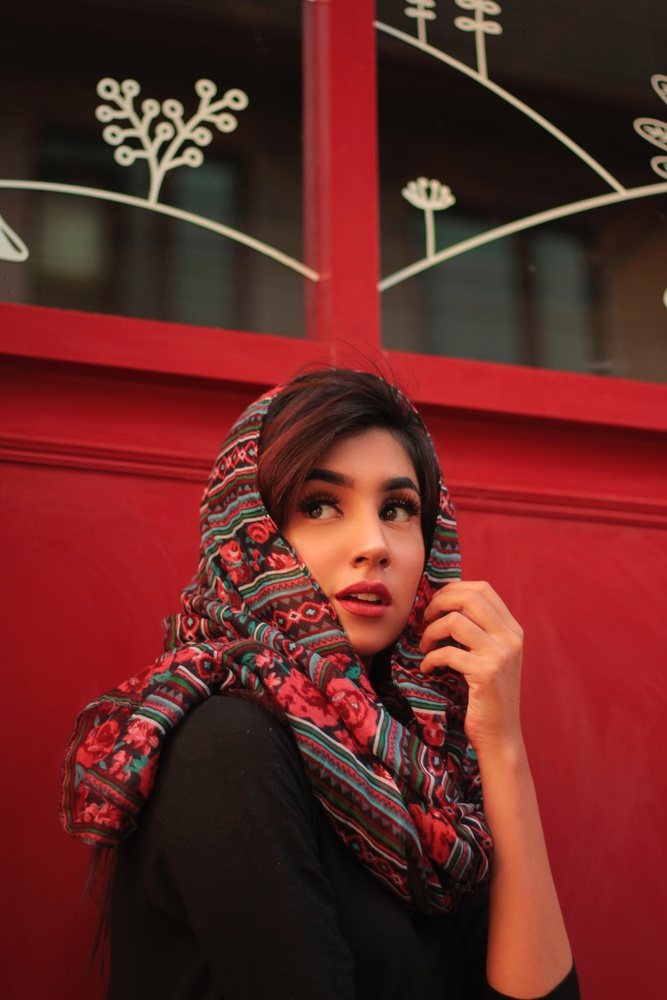
#> input picture woman.jpg, 667 x 1000 px, shrunk from 3456 x 5184 before the run
$ python test_images.py
#> lines starting #> are read from the running program, lines starting #| are printed output that depends on the picture
import cv2
img = cv2.imread(
    'woman.jpg', 0)
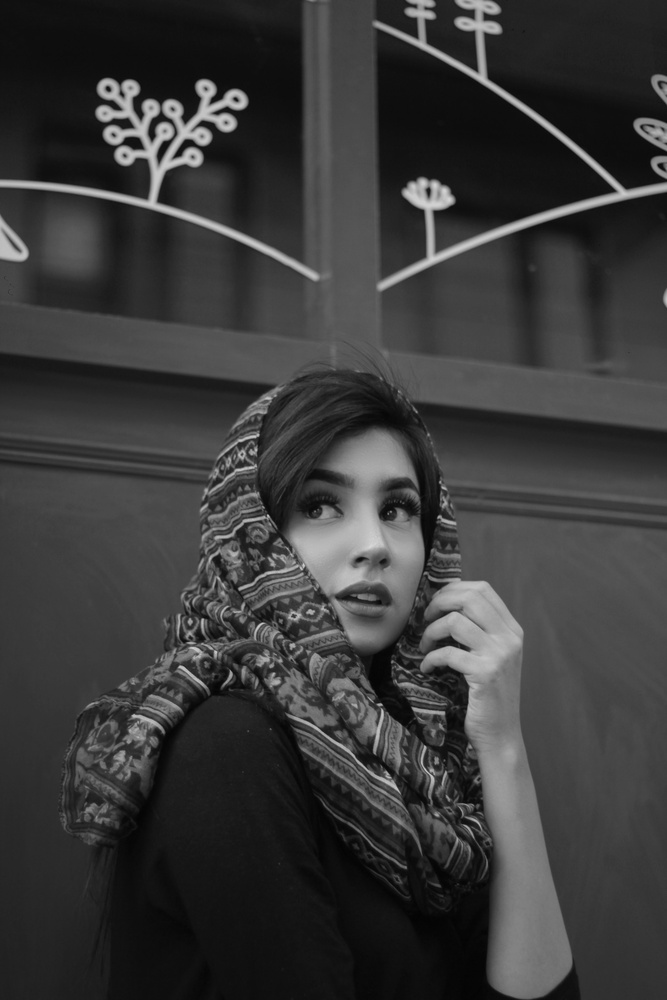
#> img: shape (1000, 667); min 2, max 216, mean 57.8
print(img)
#> (printed output is left out)
cv2.imshow('image', img)
k=cv2.waitKey(0)
#> (key Esc is pressed here)
if k==27:
    cv2.destroyAllWindows()
elif k==ord('s'):
    cv2.imwrite('copy_woman.jpg', img)

$ run again, with avengers.jpg copied over woman.jpg
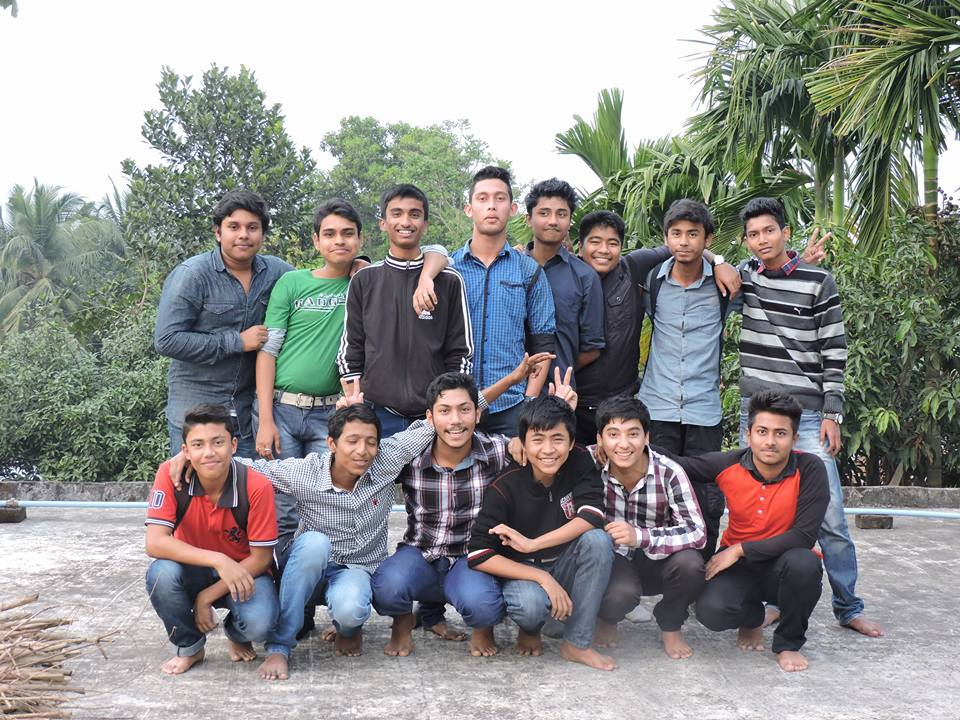
#> input picture avengers.jpg, 960 x 720 px
#> `img = cv2.imread( 'woman.jpg', 0)`:
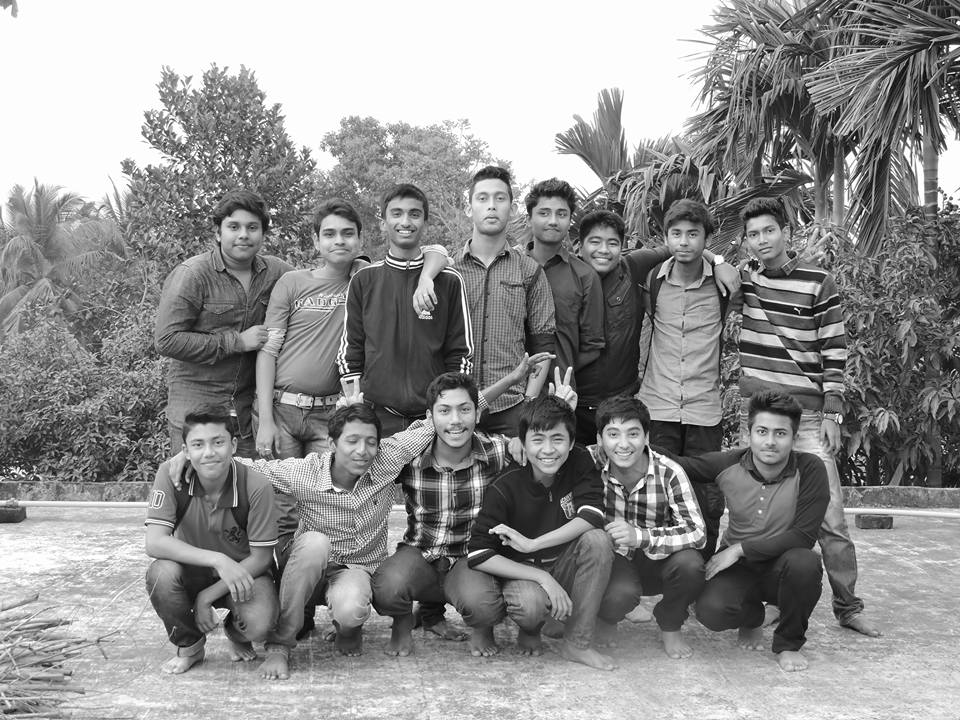
#> img: shape (720, 960); min 0, max 255, mean 144
#> (printed output is left out)
